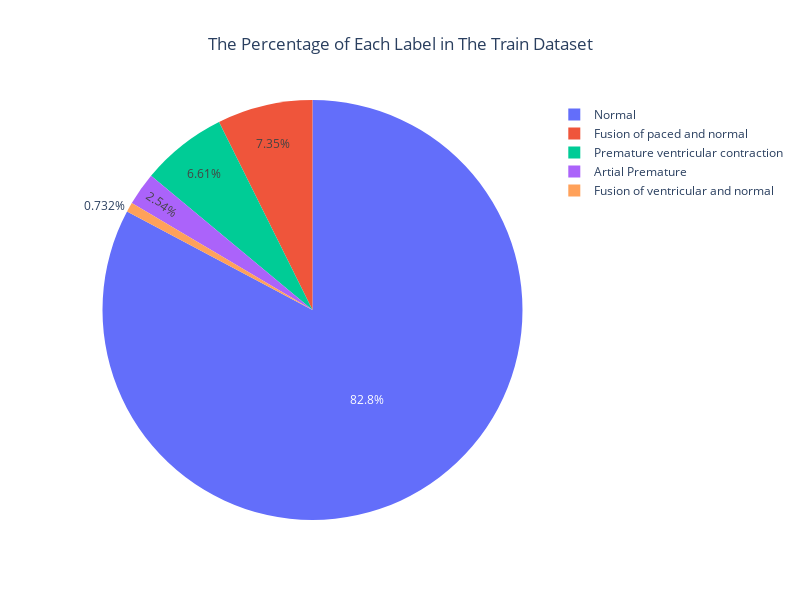

This figure's notebook cell:
### Code cell
pie_fig = px.pie(names=value_counts_train.index, values=value_counts_train.values,
                 title="The Percentage of Each Label in The Train Dataset")

pie_fig.update_layout(title_x=0.5, width=800, height=600)
pie_fig.show()

### Figure 1 — Plotly figure (JSON) as saved in the notebook; plotly's stock layout.template omitted (floating-point values rounded to 4 significant figures)
{"data": [{"domain": {"x": [0, 1], "y": [0, 1]}, "hovertemplate": "label=%{label}<br>value=%{value}<extra></extra>", "labels": ["Normal", "Fusion of paced and normal", "Premature ventricular contraction", "Artial Premature", "Fusion of ventricular and normal"], "legendgroup": "", "name": "", "showlegend": true, "type": "pie", "values": [72471, 6431, 5788, 2223, 641]}], "layout": {"height": 600, "legend": {"tracegroupgap": 0}, "title": {"text": "The Percentage of Each Label in The Train Dataset", "x": 0.5}, "width": 800}}
